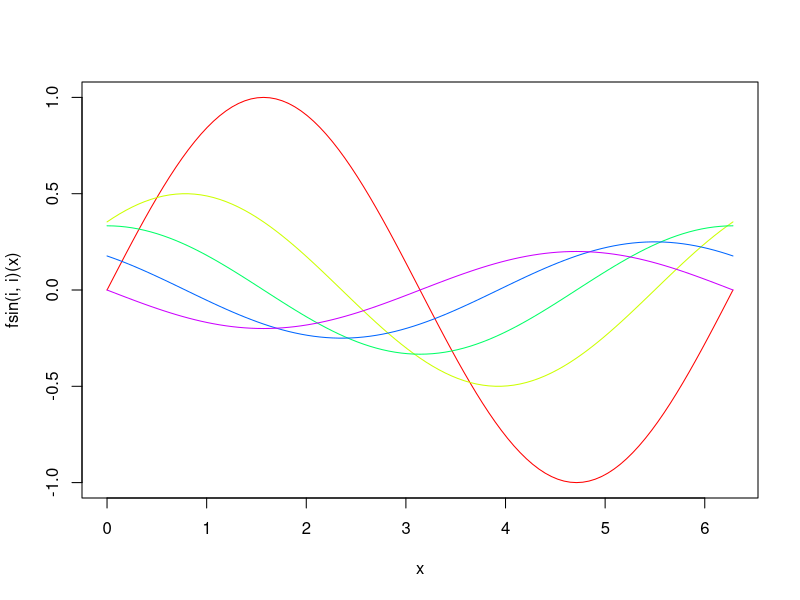

Here is the R script that generated this plot:
# funciones senoidales
# ==========
# Funcion productora de funciones 
# senoidales
fsin <- function(i,j) {
    function (x) 1/(1+j)*sin(x + i*pi/4)
}

n <- 4
for (i in 0:n) {
    curve(fsin(i,i)(x), xlim=c(0,2*pi), col=rainbow(n+1)[i+1], add=(i!=0))
}
